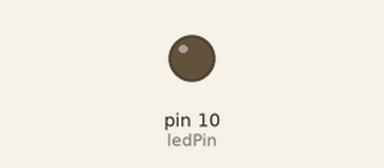
A sketch run on a simulated Arduino Uno, built with avr-gcc and run on an emulated ATmega328P. Parts: output pins drawn as LEDs (lit = HIGH).

Above: at 0.42 s.
At 38.5 s:
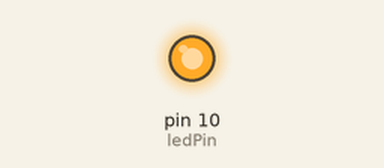
Timing chart, 0 to 40.0 s (numbered marks = the images above):
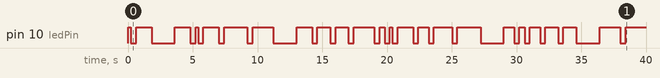

The sketch:

code_P1.ino
```cpp
char* morse_dict[] = {
    // The letters A-Z in Morse code
    ".-\0",   // A
    "-...\0", // B
    "-.-.\0", // C
    "-..\0",  // D
    ".\0",    // E
    "..-.\0", // F
    "--.\0",  // G
    "....\0", // H
    "..\0",   // I
    ".---\0", // J
    "-.-\0",  // K
    ".-..\0", // L
    "--\0",   // M
    "-.\0",   // N
    "---\0",  // O
    ".--.\0", // P
    "--.-\0", // Q
    ".-.\0",  // R
    "...\0",  // S
    "-\0",    // T
    "..-\0",  // U
    "...-\0", // V
    ".--\0",  // W
    "-..-\0", // X
    "-.--\0", // Y
    "--..\0", // Z
    "\0"
};

const int ledPin =  10;

char* plain_text = "El veloz murcielago hindu comia feliz cardillo y kiwi. La ciguena tocaba el saxofon detras del palenque de paja\0";

char* morse_array[120] = {};
char morse_string[400];

bool done = false;

const int time_unit = 200;
const int dot = time_unit;
const int dash = 3 * time_unit;
const int symbol_space= time_unit;
const int letter_space = 3 * time_unit - symbol_space;
const int word_space = 7 * time_unit - letter_space;

void setup() {
    pinMode(ledPin, OUTPUT);
    plain_text_to_morse_array(plain_text, morse_dict, morse_array);
    morse_code_array_to_string(morse_array, morse_string);

}


void loop() {
    if (!done) {
        play_morse_code(morse_string);
        done = true;
    }
}


void plain_text_to_upper(char* plain_text) {
    for (int i = 0; i < strlen(plain_text); i++) {
        plain_text[i] = toupper(plain_text[i]);
    }
}

void plain_text_to_morse_array(char* plain_text, char* morse_dict[], char* morse_array[120]) {
    plain_text_to_upper(plain_text);

    char ch;
    for (int i = 0; i < strlen(plain_text); i++) {
        ch = plain_text[i];
        if (ch == ' ') {
            morse_array[i] = "/\0";
        } else if (ch == '.') {
            morse_array[i] = ".-.-.-\0";
        } else if (ch >= 'A' && ch <= 'Z') {
            morse_array[i] = morse_dict[ch - 'A'];
        }
    }
    morse_array[strlen(plain_text)] = '\0';
}

void morse_code_array_to_string(char* morse_code[], char morse_code_string[400]) {
    int i = 0;
    while (i != 115) {
        strcat(morse_code_string, morse_code[i]);
        strcat(morse_code_string, " ");
        i++;
    }
}


void play_morse_code(char* morse_code) {
    int i = 0;
    while (morse_code[i] != '\0') {
        if (morse_code[i] == '.') {
            flash_dot();
        } else if (morse_code[i] == '-') {
            flash_dash();
        } else if (morse_code[i] == '/') {
            flash_slash();
        } else if (morse_code[i] == ' ') {
            flash_space();
        }
        i++;
    }
}


// the dot is the shortest unit of time
void flash_dot() {
    digitalWrite(ledPin, HIGH);
    delay(dot);
    digitalWrite(ledPin, LOW);
}

// the dash is 3 times the dot duration
void flash_dash() {
    digitalWrite(ledPin, HIGH);
    delay(dash);
    digitalWrite(ledPin, LOW);
}

// the space is 3 times the dot duration
void flash_space() {
    delay(letter_space);
}

// the slash is 7 times the dot duration
void flash_slash() {
    delay(word_space);
}
```

Measured:
- by itself, pin 10 (ledPin): LOW → HIGH at 0.02 s, → LOW 0.20 s later, → HIGH 0.40 s later, → LOW 1.2 s later, … (47 changes in this stretch)
